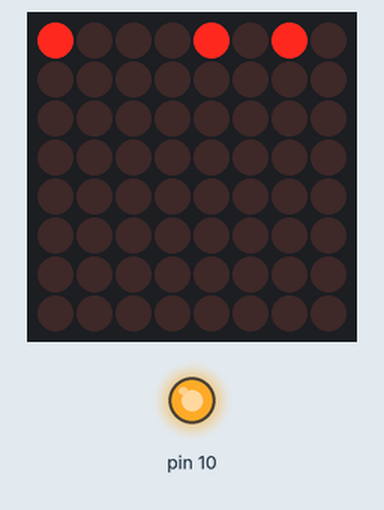
Simulated run of this sketch. Board: Arduino Uno, built with avr-gcc and run on an emulated ATmega328P. Parts: 8×8 LED matrix, output pins drawn as LEDs (lit = HIGH). Wiring (inferred from the names in the program): MAX7219 LED driver (orientation assumed): CS A0. Pins used as bus, display or sensor lines are not drawn.

Above: at 0.6 s.
At 5.34 s:
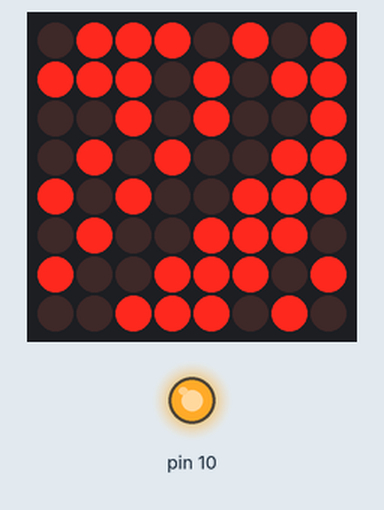
At 10.34 s:
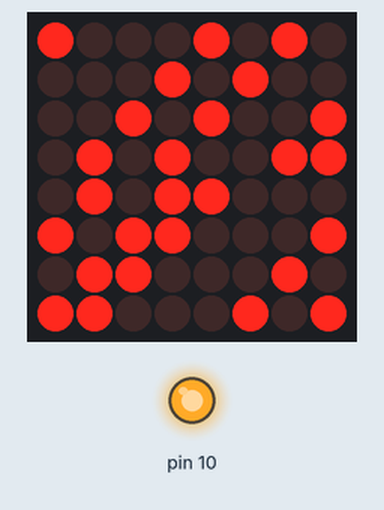
At 19.84 s:
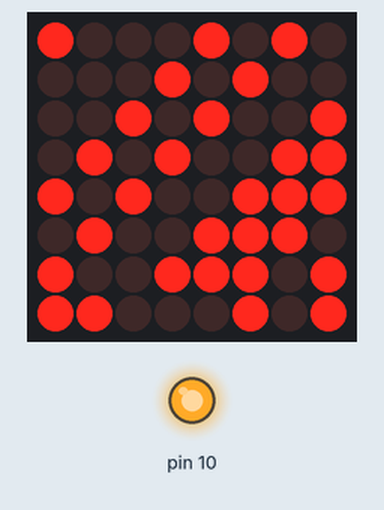
At 29.84 s:
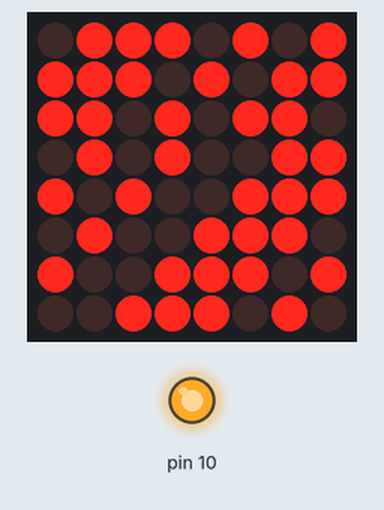
At 39.34 s:
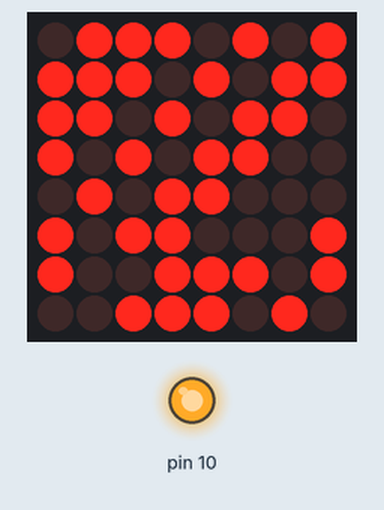

The sketch:

Lab8.ino
```cpp
#include <SPI.h>

int DisplayRow, DisplayColumn, datz;
unsigned long timer;

#define MAX7219_TEST 0x0f00 // display in Test mode
#define MAX7219_BRIGHTNESS 0x0a00 // set brightness of display
#define MAX7219_SCAN_LIMIT 0x0b00 // set scan limit
#define MAX7219_DECODE_MODE 0x0900 // set chip to accept bit patters
#define MAX7219_SHUTDOWN 0x0C00 //  shutdown chip

void SPI_16(int data) {
  digitalWrite(A0,LOW); // set load to 0, PIN 12 on MAX7219
  SPI.transfer16(data); // Transfer 'data' to shift register, on rising edge of CLK
  digitalWrite(A0,HIGH); // set load to 1,  cutting off data flow
}

void setup() {
  SPI.begin();
  pinMode(A0,OUTPUT); // D10 is Slave Select
  digitalWrite(A0, HIGH);
  SPI.beginTransaction(SPISettings(8000000, MSBFIRST, SPI_MODE0)); //

  SPI_16(MAX7219_TEST + 0x01); // turn on leds
  delay(100);
  SPI_16(MAX7219_TEST + 0x00);
  SPI_16(MAX7219_DECODE_MODE + 0x00); // disable BCD mode
  SPI_16(MAX7219_BRIGHTNESS + 0x03); // lower intensity
  SPI_16(MAX7219_SCAN_LIMIT + 0x0f); // scan all digits
  SPI_16(MAX7219_SHUTDOWN + 0x01); // turn off chip

  DisplayColumn = 0; // columns 1-7
  DisplayRow = 0x00C5; // effect pattern generated
  timer = millis(); // set timer
}

void loop() {
  if (millis() - timer >= 500) { // if .5 seconds passed
    DisplayColumn++;
    if (DisplayColumn > 8) { // if there's more than 8 (only 8 on board), reset to one
      DisplayColumn = 1;
    }
    if (DisplayRow & 0x0080) { // if row 7, shift row to left by one
      DisplayRow = DisplayRow << 1;
    }
    else {
      DisplayRow = (DisplayRow << 1 ) + 1; // if any other row, shift
    }
    datz = DisplayRow & 0x00ff; // mask off DisplayRow, save bottom bits
    SPI_16((DisplayColumn << 8) + datz);
    timer += 500;
  }
}
```

Measured:
- what the display in image 0 shows lasts 0.5 s, from 0.6 s to 1.1 s
